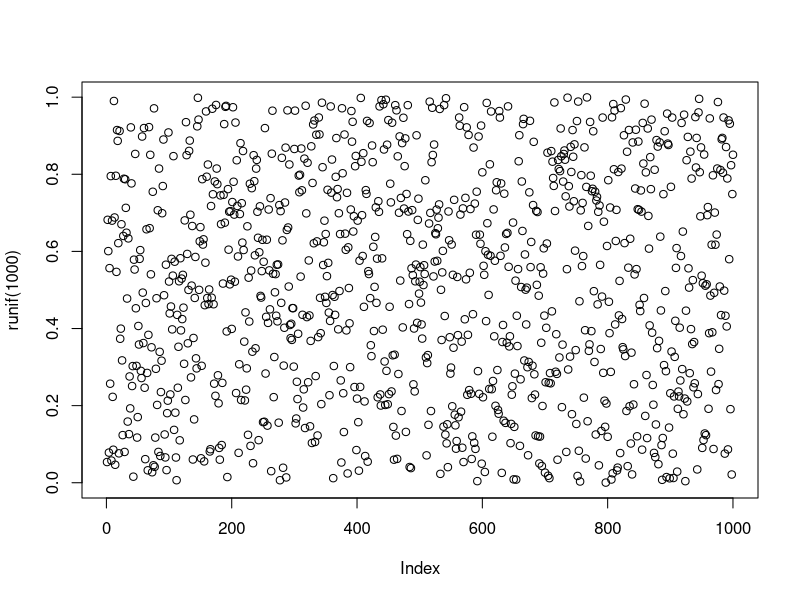

The R source for this figure: (Note: this script raises an error after producing the figure.)
# nolint start

################# testing
test.mc <- function() {
show(bernoulli(.3))
show(B(2,3))
show(beta(2,3))
show(beta(0.1,0.1))
show(Bin(10,.2))
show(binomial(10,.2))
show(cauchy(10,1))
show(chi(4))
show(chisquared(14))
show(delta(3))
show(dirac(3))
show(discreteuniform(20))
show(exponential(2))
show(F(4,5))
show(f(4,5))
show(frechet(9,1))
show(gamma(2,3))
show(gamma1(5,1))
show(gamma2(3,2))
show(histogram(c(3,4,5,22,32)))
show(inversegamma(4,4))
show(geometric(.3))
show(generalizedpareto(4,3,2))
show(gev(2,4,5))
show(pascal(.3))
show(gumbel(2,3))
show(extremevalue(2,3))
show(laplace(2,3))
show(logistic(2,3))
show(L(5,1) )
show(lognormal(5,1) )
show(negativebinomial(10,.2))
show(N(5,1) )
show(normal(5,1))
show(gaussian(5,1))
show(pareto(5,1))
show(powerfunction(5,1))
show(powerfunction(5,10))
show(poisson(4))
show(rayleigh(4))
show(reciprocal(12))
show(reciprocal())
show(shiftedloglogistic(5,4,6))
if ("package:sn" %in% search()) show(skewnormal(6,1,2))
show(weibull(5,2))
show(U(2,4))
show(uniform(2,4))
show(rectangular(2,4) )
show(loguniform(2,4))
show(triangular(.2, .6, 1.2))
show(logtriangular(.2, .6, 1.2))
show(quantiles(v = c(3, 6, 10, 16, 25, 40), p = c(0, 0.2, 0.4, 0.5, 0.7, 1)))
# show(quantiles(v = c(3, 6, 10, 16, 25, 40), p = c(0.1, 0.2, 0.4, 0.5, 0.7, 0.9)))  # p doesn't start at zero or end at one
show(mc(c(1,1.2,3, 6, 10, 16, 25, 40)))  # default pointlist constructor
show(betapert(20,60,25))
show(MEminmax(2,5))
show(MEminmaxmean(10, 20, 12))
show(MEmeansd(5,1))
show(MEminmean(0,5))
#show(MEmeangeomean(10,5))  #####
show(MEdiscretemean(1:10,2.3))
show(MEquantiles(v = c(3, 6, 10, 16, 25, 40), p = c(0, 0.2, 0.4, 0.5, 0.7, 1)))
show(MEdiscreteminmax(0,10))
show(MEmeanvar(0.2,0.02))
show(MEminmaxmeansd(0,1,0.2,0.02))
show(MEminmaxmeanvar(0,1,0.2,0.02))
return(TRUE)
}


plot(runif(1000))
par(mfrow=c(4,5))
test.mc()


par(mfrow=c(1,1))
a = N(5,1)
b = exp(a)
exp(a)


r = sort(runif(15))
r = c(0.019764379132539, 0.0324148465879261, 0.321962385904044, 0.384120133006945,0.448278494412079, 0.545291637070477, 0.643749186070636, 0.714126582955942, 0.744521557586268, 0.753784047439694, 0.803039125632495, 0.895463747903705, 0.897065195254982, 0.908547935541719, 0.941706892568618)
c = d = mc(r)
if ("package:splines" %in% search()) d = mc(r,interpolation='spline')
plot(c)
lines(d,col='red')
edf(r,new=FALSE)
points(r,0:14/14)


a = N(5,1)
b = U(2,6)
c = conv.mc(a,b)
d = conv.mc(a,b,'*')
cc = a + b
dd = a * b
c;cc
d;dd


a = N(5,1)
b = U(2,6)
a < b       # 0.26 or so


a = N(5,1)
a + 2
2 + a
a + a
a + N(5,1)  # smaller variance

a - 2
2 - a
a - a
a - N(5,1)   # bigger variance

a * 2
2 * a
a * a
a * N(5,1)

a / 2
2 / a
a / a
a / N(5,1)     # bigger variance

a ^ 2
2 ^ a
a ^ a
a ^ N(5,1)

pmin(a,4)
pmin(mc(4),a)
pmin(a,a)
pmin(a,N(5,1))

pmax(a,4)
pmax(mc(4),a)
pmax(a,a)
pmax(a,N(5,1))

a = N(5,1); b = U(9,11); c = histogram(c(23,24,25,33,35))
m = mixture(c(a,b,c))
m

bb = conv.mc(a,a)
cc = perfectconv.mc(a,a)
dd = perfectconv.mc(a,N(5,1))
ee = oppositeconv.mc(a,a)
ff = oppositeconv.mc(a, N(5,1))
bb
cc
dd
ee
ff
bb
lines(cc,col='red')
lines(dd,col='blue')
lines(ee)
lines(ff,col='gray')


a = N(5,1)
b = U(2,3)
ab = perfectconv.mc(a,b)
c = U(2,3,r=a)
ac = a+c
ab
lines(ac,col='blue')


a = N(5,1)
b = U(2,6)
-a
acos(a/10)
alpha(a,4)
and(U(0.1, 0.2), U(0.5,0.6))
asin(a/10)
atan(a)
atan2(a,b)
ceiling(a)
complement(a/10)
cor(a,b)
cut(a, 0.3)
exp(a)
fivenum(a)
fractile(a, 0.3)
iqr(a) 
IQR(a)
left(a)
log(a)
log(a,mc(3))
log(a,U(2,3))
max(a)
mean(a)
median(a)
min(a)
mixture(c(a,b),c(2,3))
mult(-2,a)
negate(a)
not(U(0.1, 0.2))        
or(U(0.1, 0.2), U(0.5,0.6))
percentile(a, 0.3)
pmax(a,b)
pmin(a,b)
prob(a,4)
random(a)
randomrange(a)
range(a)
reciprocate(a)
rep(a,3)
reps(a)
round(a)
right(a)
samedistribution(a)
specific(a)
sd(a)
shift(-1,a)
sign(a)
sqrt(a)
trunc(a) 
truncate(a,3,6)
var(a)
xprob.mc(a,0.3)


# make sure the old functions still work
-4.5
acos(0.45)
asin(0.45)
atan(4.5)
atan2(4,5)
ceiling(4.5)
cor(sort(runif(10)), sort(runif(10)))
exp(4.5)
fivenum(runif(45))
IQR(runif(45))
log(4.5)
log(4.5,3)
max(runif(14))
mean(runif(14))
median(runif(14))
min(runif(45))
pmax(runif(14),runif(14))
pmin(runif(14),runif(14))
range(runif(14))
rep(c(12,11),4)
round(4.5)
sd(runif(14))
sign(runif(14)-0.3)
sqrt(9)
trunc(4.5) 
var(runif(14))


par(mfrow=c(1,1))
x1 = poisson(5)
pl(range(x1),range(x1+30))
bla(x1)
red(x1+2)
blu(x1+4) 
gre(x1+6)
kha(x1+8) 
nav(x1+10) 
pur(x1+12) 
bro(x1+14) 
oli(x1+16) 
gra(x1+18) 
ora(x1+20) 
pin(x1+22) 
cya(x1+24) 
cha(x1+26)
gol(x1+28)
bri(x1+30)
tan(x1+32)


S = c(
  1.00,  0.83,  0.83,  0.83, 
  0.83,  1.00,  0.83,  0.83, 
  0.83,  0.83,  1.00,  0.83, 
  0.83,  0.83,  0.83,  1.00)

S = c(  # this matrix is not positive definite
  1.00,  0.30,  0.83, -0.20, 
  0.30,  1.00,  0.00,  0.25, 
  0.83,  0.00,  1.00,  0.25, 
 -0.20,  0.25,  0.25,  1.00)

S = c(                        
  1.00,  0.60, -0.30,  0.40, 
  0.60,  1.00, -0.40,  0.90, 
 -0.30, -0.40,  1.00, -0.25, 
  0.40,  0.90, -0.25,  1.00)

correlations(S)

w = uniform(2,5, r=MC$r[,1])
x = poisson(5,   r=MC$r[,2])
y = gumbel(2,3,  r=MC$r[,3])
z = normal(6,1,  r=MC$r[,4])

# alternatively, you can define a little function:
R = function(i,corrs=MC$r) return(corrs[,i])

W = uniform(2,5, r=R(1))
X = poisson(5,   r=R(2))
Y = gumbel(2,3,  r=R(3))
Z = normal(6,1,  r=R(4))

cor(w,W)
cor(x,X)
cor(y,Y)
cor(z,Z)

plot(x)
plot(x,'Weight')
plot(x,z)

# Sigma

cor(w,x)
cor(w,y)
cor(w,z)

plotcorrs(c(w,x,y),names=c('w','x','y'),MC$many)
plotcorrs(c(w,x,y),names=c('w','x','y'),col='red')
plotcorrs(c(w,x,y),names=c('w','x','y'))
plotcorrs(c(w,x,y,z),names=c('w','x','y','z'))
plotcorrs(c(w,x,y,z,z),names=c('w','x','y','z','a'))


S = c(
  1.00,  0.83, 
  0.83,  1.00)
correlations(S)
a = mc(MC$r[,1])
b = mc(MC$r[,2])
cor(a,b)
plotcorrs(c(a,b))

S = c(
  1.00,  0.83,  0.83,   
  0.83,  1.00,  0.83,   
  0.83,  0.83,  1.00)
correlations(S)
a = mc(MC$r[,1])
b = mc(MC$r[,2])
c = mc(MC$r[,3])
plotcorrs(c(a,b,c),c('a','b','c'))

S = c(                        
  1.00,  0.60, -0.30,  0.40,  0.00,
  0.60,  1.00, -0.40,  0.90,  0.00, 
 -0.30, -0.40,  1.00, -0.25,  0.00, 
  0.40,  0.90, -0.25,  1.00,  0.00,
  0.00,  0.00,  0.00,  0.00,  1.00)
correlations(S)
a = mc(MC$r[,1])
b = mc(MC$r[,2])
c = mc(MC$r[,3])
d = mc(MC$r[,4])
e = mc(MC$r[,5])
plotcorrs(c(a,b,c,d,e),c('a','b','c','d','e'))


checkMM = function(x, MM) {
  d = MM(x)
  m = mean(x)
  s = sd(x)
  mm = mean(d)
  ss = sd(d)
  cat(signif(m,4),'  ',signif(s,4),'\n')
  cat(signif(mm,4),'  ',signif(ss,4),'\n\n')
  }

some = 1:25
checkMM((runif(some)<0.25)[some],MMbernoulli) 
checkMM(beta(2,3)@x[some],MMbeta) 
checkMM(binomial(30,0.3)@x[some],MMbinomial) 
checkMM(chisquared(5)@x[some],MMchisquared) 
checkMM(exponential(4)@x[some],MMexponential) 
checkMM(F(12,13)@x[some],MMF )
checkMM(gamma(2,3)@x[some],MMgamma) 
checkMM(geometric(0.25,6)@x[some],MMgeometric) 
checkMM(gumbel(2,3)@x[some],MMgumbel) 
checkMM(lognormal(4,1)@x[some],MMlognormal) 
checkMM(laplace(3,2)@x[some],MMlaplace)
checkMM(logistic(2,3)@x[some],MMlogistic)
#checkMM(loguniform(1,100)@x[some],MMloguniform) ##########
checkMM(normal(5,1)@x[some],MMnormal)
checkMM(pareto(2,3)@x[some],MMpareto) 
checkMM(poisson(4)@x[some],MMpoisson) 
checkMM(powerfunction(2,3)@x[some],MMpowerfunction )
checkMM(student(3)@x[some],MMstudent)
checkMM(uniform(6,18)@x[some],MMuniform) 


massreassignexamples <- function(a = N(5,1), b = U(4,5), th = 4, ith = c(4,5), pth = 25) {
  splot <- function(s, xlab='', ylab='Cumulative probability', cumulative=MC$cumulative, ...) {
    if (!cumulative) ylab = 'Exceedance probability'
    plot(c(min(s@x),sort(s@x)),updown(cumulative,seq(0,1,length.out=1+length(s@x))),type='s', xlab=xlab,ylab=ylab,...)
    bringToTop(-1) # return focus to R console
    }
  abelow = below(a,th)
  aabove = above(a,th)
  alowest = lowest(a,pth)
  ahighest = highest(a,pth)
  apmin = pmin(a,b)
  apmax = pmax(a,b)
  asmin = smin(a,b)
  asmax = smax(a,b)
  abetween = between(a,left(ith),right(ith))
  abetween2 = between(a, left(cut(a,pth/100)), right(cut(a,1-pth/100)))
  atruncate = truncate(a,left(ith),right(ith))
  arescale = rescale(a,left(ith),right(ith))
  atrunc = trunc(a)
  around = round(a)
  aceiling = ceiling(a)
  old.par <- par(mfrow=c(4,4),mar=c(2,4,3,1))
  splot(a,col='gray',main='lowest');  lines(c(0,10),c(pth,pth)/100,lty='dotted',col='blue'); lines(alowest,lwd=3)
  splot(a,col='gray',main='below');   lines(c(th,th),c(0,1),lty='dotted',col='blue'); lines(abelow,lwd=3)
  splot(a,col='gray',main='above');   lines(c(th,th),c(0,1),lty='dotted',col='blue'); lines(aabove,lwd=3)
  splot(a,col='gray',main='highest'); lines(c(0,10),1-c(pth,pth)/100,lty='dotted',col='blue'); lines(ahighest,lwd=3)
  splot(a,col='gray',main='truncate');lines(atruncate,lwd=3);lines(c(left(ith),right(ith)),c(0,0),col='blue',lty='dotted')
  splot(a,col='gray',main='rescale'); lines(arescale,lwd=3); lines(c(left(ith),right(ith)),c(0,0),col='blue',lty='dotted')
  splot(a,col='gray',main='between(cut,cut)'); lines(abetween2,lwd=3); lines(c(2.5,2.5),c(pth/100,1-pth/100),col='blue',lty='dotted')
  splot(a,col='gray',main='between'); lines(abetween,lwd=3); lines(c(left(ith),right(ith)),c(0,0),col='blue',lty='dotted')
  splot(a,col='gray',main='pmin');    lines(b,col='blue');   lines(apmin,lwd=3)
  splot(a,col='gray',main='pmax');    lines(b,col='blue');   lines(apmax,lwd=3)
  splot(a,col='gray',main='smin');    lines(b,col='blue');   lines(asmin,lwd=3)
  splot(a,col='gray',main='smax');    lines(b,col='blue');   lines(asmax,lwd=3)
  splot(a,col='gray',main='ceiling'); lines(aceiling,lwd=3); 
  splot(a,col='gray',main='round');   lines(around,lwd=3); 
  splot(a,col='gray',main='trunc');   lines(atrunc,lwd=3); 
  par(old.par)
  }

massreassignexamples()

# nolint end
